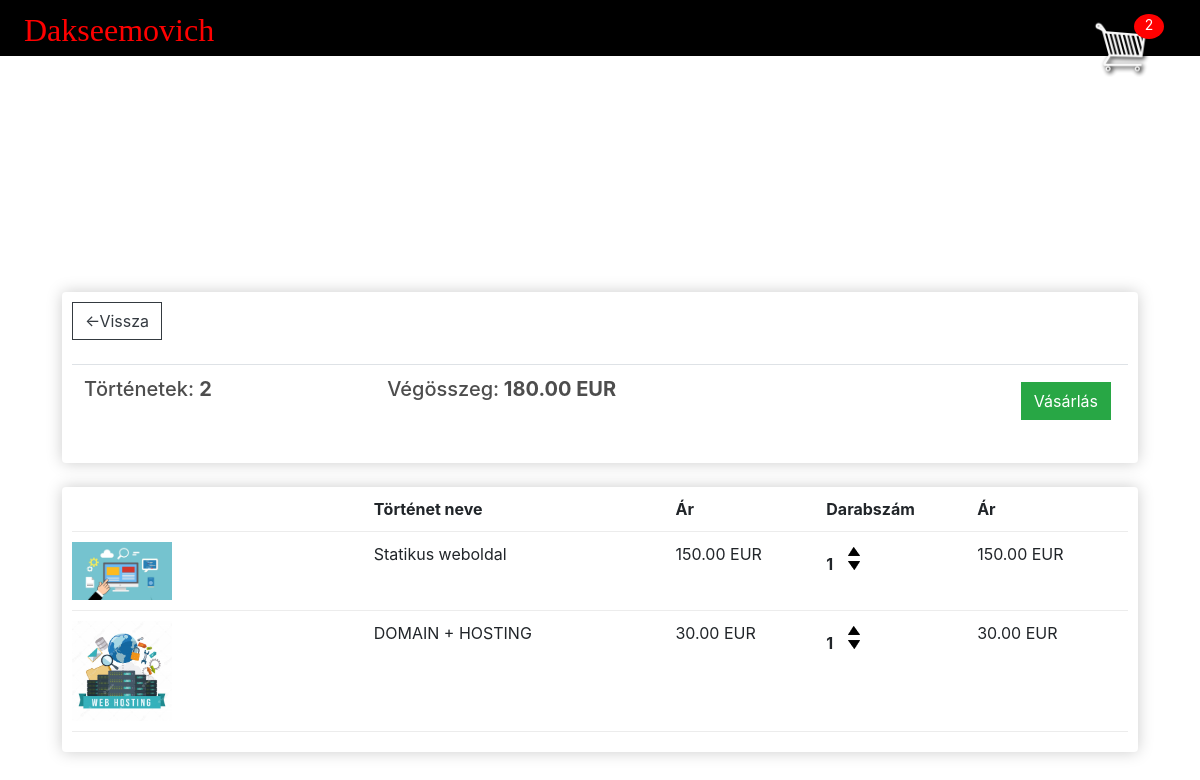
The app's page /cart/ (signed in), older data.
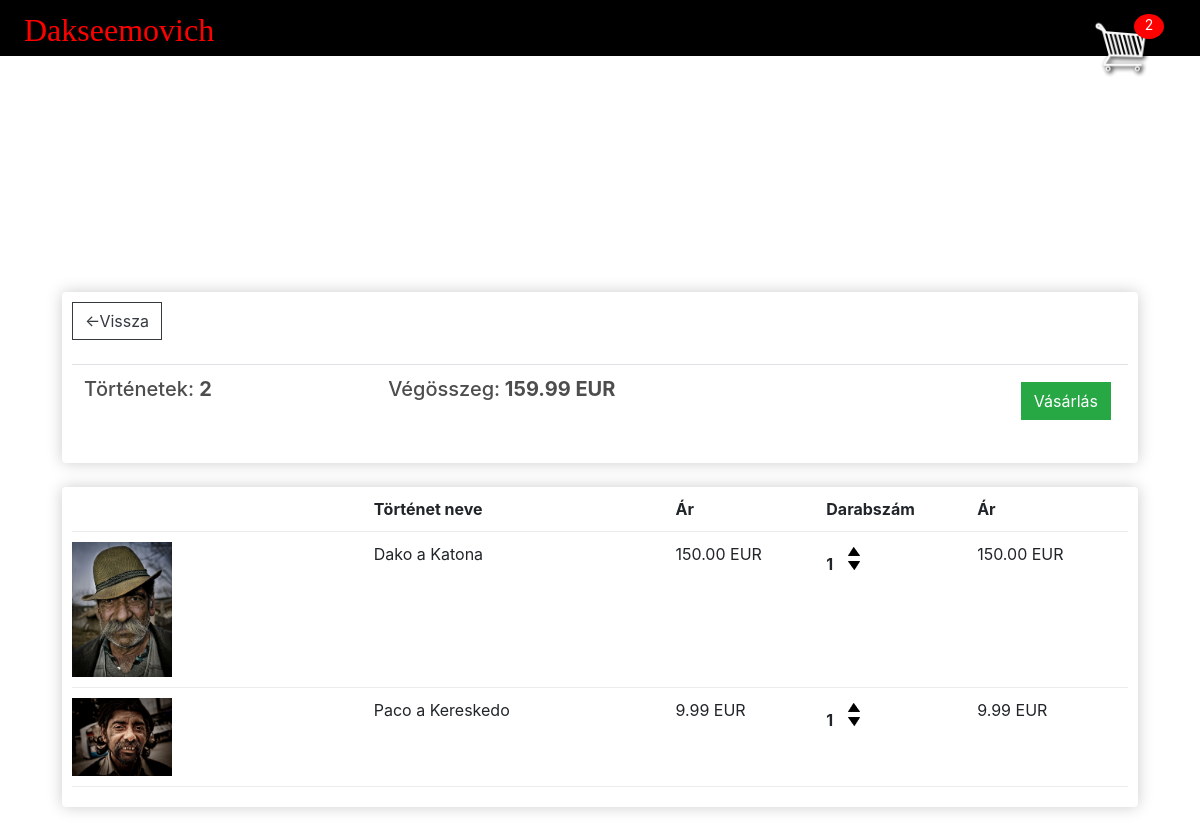
The same page, newer data.
### store/models.py (models this page shows, shortened)
class Order(models.Model):
	customer = models.ForeignKey(Customer, on_delete=models.SET_NULL, null=True, blank=True)
	date_ordered = models.DateTimeField(auto_now_add=True)
	complete = models.BooleanField(default=False)
	transaction_id = models.CharField(max_length=100, null=True)
	@property
	def get_cart_total(self):
		orderitems = self.orderitem_set.all()
		total = sum([item.get_total for item in orderitems])
		return total
	@property
	def get_cart_items(self):
		orderitems = self.orderitem_set.all()
		total = sum([item.quantity for item in orderitems])
		return total

class OrderItem(models.Model):
	product = models.ForeignKey(Product, on_delete=models.SET_NULL, null=True)
	order = models.ForeignKey(Order, on_delete=models.SET_NULL, null=True)
	quantity = models.IntegerField(default=0, null=True, blank=True)
	date_added = models.DateTimeField(auto_now_add=True)
	@property
	def get_total(self):
		total = self.product.price * self.quantity
		return total

class Product(models.Model):
	name = models.CharField(max_length=200)
	price = models.FloatField()
	digital = models.BooleanField(default=False,null=True, blank=True)
	image = models.ImageField(null=True, blank=True)
	@property
	def imageURL(self):
		try:
			url = self.image.url
		except:
			url = ''
		return url

### store/views.py (the view)
# urls.py: path('cart/', views.cart, name="cart"),
def cart(request):
	data = cartData(request)
	cartItems = data['cartItems']
	order = data['order']
	items = data['items']
	context = {'items':items, 'order':order, 'cartItems':cartItems}
	return render(request, 'store/cart.html', context)

### store/utils.py (called while the page is built)
def cartData(request):
	if request.user.is_authenticated:
		customer = request.user.customer
		order, created = Order.objects.get_or_create(customer=customer, complete=False)
		items = order.orderitem_set.all()
		cartItems = order.get_cart_items
	else:
		cookieData = cookieCart(request)
		cartItems = cookieData['cartItems']
		order = cookieData['order']
		items = cookieData['items']
	return {'cartItems':cartItems ,'order':order, 'items':items}

### store/templates/store/cart.html (shortened to what this page needs)
{% extends 'store/main.html' %}
{% load static %}
{% block content %}
	<div class="row">
		<div class="col-lg-12">
			<div class="boxolo-element">
				<a  class="btn btn-outline-dark" href="{% url 'store' %}">&#x2190;Vissza</a>
				<br>
				<br>
				<table class="table">
					<tr>
						<th><h5>Történetek:  <strong>{{order.get_cart_items}}</strong></h5></th>
						<th><h5>Végösszeg:<strong> {{order.get_cart_total|floatformat:2}} EUR</strong></h5></th>
						<th>
							<a  style="float:right; margin:5px;" class="btn btn-success" href="{% url 'checkout' %}">Vásárlás</a>
						</th>
					</tr>
				</table>
			</div>
			<br>
			<div class="boxolo-element">
				<div class="cart-row">
					<div style="flex:2"></div>
					<div style="flex:2"><strong>Történet neve</strong></div>
					<div style="flex:1"><strong>Ár</strong></div>
					<div style="flex:1"><strong>Darabszám</strong></div>
					<div style="flex:1"><strong>Ár</strong></div>
				</div>
				{% for item in items %}
				<div class="cart-row">
					<div style="flex:2"><img class="row-image" src="{{item.product.imageURL}}"></div>
					<div style="flex:2"><p>{{item.product.name}}</p></div>
					<div style="flex:1"><p>{{item.product.price|floatformat:2}} EUR </p></div>
					<div style="flex:1">
						<p class="quantity">{{item.quantity}}</p>
						<div class="quantity">
							<img data-product="{{item.product.id}}" data-action="add" class="chg-quantity update-cart" src="{% static  'images/arrow-up.png' %}">
							<img data-product="{{item.product.id}}" data-action="remove" class="chg-quantity update-cart" src="{% static  'images/arrow-down.png' %}">
						</div>
					</div>
					<div style="flex:1"><p>{{item.get_total|floatformat:2}} EUR</p></div>
				</div>
				{% endfor %}
			</div>
		</div>
	</div>
{% endblock content %}

Row changes from the older to the newer data that the page shows:
changed through a linked row, Order: get_cart_total "180.00" → "159.99"
changed through a linked row, OrderItem: product.imageURL: a different picture; product.name "Statikus weboldal" → "Dako a Katona"
changed through a linked row, OrderItem: product.imageURL: a different picture; product.name "DOMAIN + HOSTING" → "Paco a Kereskedo"; product.price "30.00" → "9.99"; get_total "30.00" → "9.99"
